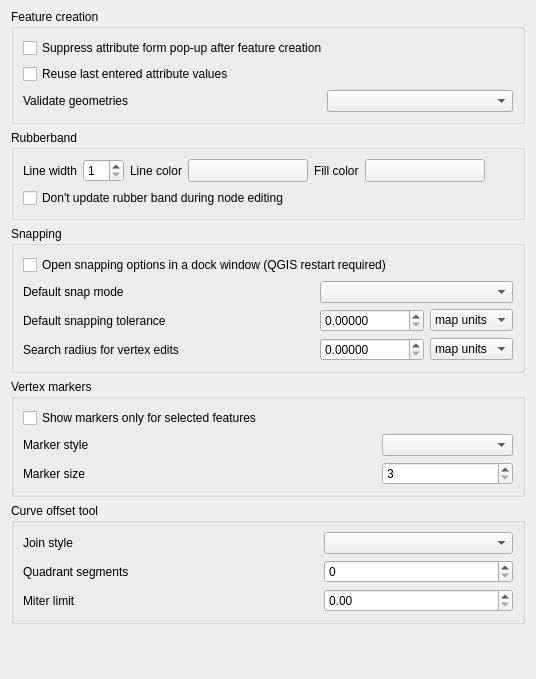
             <widget class="QWidget" name="mOptionsScrollAreaContents_07">
              <property name="geometry">
               <rect>
                <x>0</x>
                <y>0</y>
                <width>536</width>
                <height>679</height>
               </rect>
              </property>
              <layout class="QVBoxLayout" name="verticalLayout_31">
               <property name="topMargin">
                <number>9</number>
               </property>
               <item>
                <widget class="QgsCollapsibleGroupBox" name="mEnterAttributeValuesGroupBox">
                 <property name="title">
                  <string>Feature creation</string>
                 </property>
                 <layout class="QGridLayout" name="gridLayout_28">
                  <item row="2" column="2">
                   <widget class="QComboBox" name="mValidateGeometries">
                    <property name="sizePolicy">
                     <sizepolicy hsizetype="Expanding" vsizetype="Fixed">
                      <horstretch>0</horstretch>
                      <verstretch>0</verstretch>
                     </sizepolicy>
                    </property>
                   </widget>
                  </item>
                  <item row="2" column="0">
                   <widget class="QLabel" name="label_19">
                    <property name="text">
                     <string>Validate geometries</string>
                    </property>
                   </widget>
                  </item>
                  <item row="0" column="0" colspan="3">
                   <widget class="QCheckBox" name="chkDisableAttributeValuesDlg">
                    <property name="text">
                     <string>Suppress attribute form pop-up after feature creation</string>
                    </property>
                    <property name="tristate">
                     <bool>false</bool>
                    </property>
                   </widget>
                  </item>
                  <item row="2" column="1">
                   <spacer name="horizontalSpacer_32">
                    <property name="orientation">
                     <enum>Qt::Horizontal</enum>
                    </property>
                    <property name="sizeHint" stdset="0">
                     <size>
                      <width>40</width>
                      <height>20</height>
                     </size>
                    </property>
                   </spacer>
                  </item>
                  <item row="1" column="0" colspan="3">
                   <widget class="QCheckBox" name="chkReuseLastValues">
                    <property name="text">
                     <string>Reuse last entered attribute values</string>
                    </property>
                    <property name="tristate">
                     <bool>false</bool>
                    </property>
                   </widget>
                  </item>
                 </layout>
                </widget>
               </item>
               <item>
                <widget class="QgsCollapsibleGroupBox" name="mRubberBandGroupBox">
                 <property name="title">
                  <string>Rubberband</string>
                 </property>
                 <layout class="QGridLayout" name="_9">
                  <item row="0" column="9">
                   <spacer name="horizontalSpacer_33">
                    <property name="orientation">
                     <enum>Qt::Horizontal</enum>
                    </property>
                    <property name="sizeHint" stdset="0">
                     <size>
                      <width>40</width>
                      <height>20</height>
                     </size>
                    </property>
                   </spacer>
                  </item>
                  <item row="0" column="0">
                   <widget class="QLabel" name="mLineWidthTextLabel">
                    <property name="sizePolicy">
                     <sizepolicy hsizetype="Maximum" vsizetype="Preferred">
                      <horstretch>0</horstretch>
                      <verstretch>0</verstretch>
                     </sizepolicy>
                    </property>
                    <property name="text">
                     <string>Line width</string>
                    </property>
                   </widget>
                  </item>
                  <item row="0" column="2">
                   <widget class="QLabel" name="mLineColorTextLabel">
                    <property name="sizePolicy">
                     <sizepolicy hsizetype="Maximum" vsizetype="Preferred">
                      <horstretch>0</horstretch>
                      <verstretch>0</verstretch>
                     </sizepolicy>
                    </property>
                    <property name="text">
                     <string>Line color</string>
                    </property>
                   </widget>
                  </item>
                  <item row="0" column="1">
                   <widget class="QSpinBox" name="mLineWidthSpinBox">
                    <property name="toolTip">
                     <string>Line width in pixels</string>
                    </property>
                    <property name="minimum">
                     <number>1</number>
                    </property>
                   </widget>
                  </item>
                  <item row="0" column="5">
                   <widget class="QgsColorButtonV2" name="mFillColorToolButton">
                    <property name="sizePolicy">
                     <sizepolicy hsizetype="Fixed" vsizetype="Fixed">
                      <horstretch>0</horstretch>
                      <verstretch>0</verstretch>
                     </sizepolicy>
                    </property>
                    <property name="minimumSize">
                     <size>
                      <width>120</width>
                      <height>0</height>
                     </size>
                    </property>
                    <property name="maximumSize">
                     <size>
                      <width>120</width>
                      <height>16777215</height>
                     </size>
                    </property>
                    <property name="text">
                     <string/>
                    </property>
                   </widget>
                  </item>
                  <item row="0" column="4">
                   <widget class="QLabel" name="mSelectColorTextLabel">
                    <property name="sizePolicy">
                     <sizepolicy hsizetype="Maximum" vsizetype="Preferred">
                      <horstretch>0</horstretch>
                      <verstretch>0</verstretch>
                     </sizepolicy>
                    </property>
                    <property name="text">
                     <string>Fill color</string>
                    </property>
                   </widget>
                  </item>
                  <item row="0" column="3">
                   <widget class="QgsColorButtonV2" name="mLineColorToolButton">
                    <property name="sizePolicy">
                     <sizepolicy hsizetype="Fixed" vsizetype="Fixed">
                      <horstretch>0</horstretch>
                      <verstretch>0</verstretch>
                     </sizepolicy>
                    </property>
                    <property name="minimumSize">
                     <size>
                      <width>120</width>
                      <height>0</height>
                     </size>
                    </property>
                    <property name="maximumSize">
                     <size>
                      <width>120</width>
                      <height>16777215</height>
                     </size>
                    </property>
                    <property name="text">
                     <string/>
                    </property>
                   </widget>
                  </item>
                  <item row="1" column="0" colspan="7">
                   <widget class="QCheckBox" name="mLineGhostCheckBox">
                    <property name="text">
                     <string>Don't update rubber band during node editing</string>
                    </property>
                   </widget>
                  </item>
                 </layout>
                </widget>
               </item>
               <item>
                <widget class="QgsCollapsibleGroupBox" name="mSnappingGroupBox">
                 <property name="title">
                  <string>Snapping</string>
                 </property>
                 <layout class="QGridLayout" name="_10">
                  <item row="1" column="0">
                   <widget class="QLabel" name="mDefaultSnapModeLabel">
                    <property name="text">
                     <string>Default snap mode</string>
                    </property>
                   </widget>
                  </item>
                  <item row="1" column="4" colspan="2">
                   <widget class="QComboBox" name="mDefaultSnapModeComboBox">
                    <property name="sizePolicy">
                     <sizepolicy hsizetype="Expanding" vsizetype="Fixed">
                      <horstretch>0</horstretch>
                      <verstretch>0</verstretch>
                     </sizepolicy>
                    </property>
                   </widget>
                  </item>
                  <item row="2" column="0" colspan="2">
                   <widget class="QLabel" name="mDefaultSnappingToleranceTextLabel">
                    <property name="text">
                     <string>Default snapping tolerance</string>
                    </property>
                   </widget>
                  </item>
                  <item row="2" column="4">
                   <widget class="QDoubleSpinBox" name="mDefaultSnappingToleranceSpinBox">
                    <property name="decimals">
                     <number>5</number>
                    </property>
                    <property name="maximum">
                     <double>99999999.989999994635582</double>
                    </property>
                   </widget>
                  </item>
                  <item row="3" column="0" colspan="3">
                   <widget class="QLabel" name="mVertexSearchRadiusVertexEditLabel">
                    <property name="text">
                     <string>Search radius for vertex edits</string>
                    </property>
                   </widget>
                  </item>
                  <item row="3" column="4">
                   <widget class="QDoubleSpinBox" name="mSearchRadiusVertexEditSpinBox">
                    <property name="decimals">
                     <number>5</number>
                    </property>
                    <property name="maximum">
                     <double>99999999.989999994635582</double>
                    </property>
                   </widget>
                  </item>
                  <item row="2" column="5">
                   <widget class="QComboBox" name="mDefaultSnappingToleranceComboBox">
                    <property name="sizePolicy">
                     <sizepolicy hsizetype="Expanding" vsizetype="Fixed">
                      <horstretch>0</horstretch>
                      <verstretch>0</verstretch>
                     </sizepolicy>
                    </property>
                    <item>
                     <property name="text">
                      <string>map units</string>
                     </property>
                    </item>
                    <item>
                     <property name="text">
                      <string>pixels</string>
                     </property>
                    </item>
                   </widget>
                  </item>
                  <item row="3" column="5">
                   <widget class="QComboBox" name="mSearchRadiusVertexEditComboBox">
                    <item>
                     <property name="text">
                      <string>map units</string>
                     </property>
                    </item>
                    <item>
                     <property name="text">
                      <string>pixels</string>
                     </property>
                    </item>
                   </widget>
                  </item>
                  <item row="3" column="3">
                   <spacer>
                    <property name="orientation">
                     <enum>Qt::Horizontal</enum>
                    </property>
                    <property name="sizeHint" stdset="0">
                     <size>
                      <width>61</width>
                      <height>20</height>
                     </size>
                    </property>
                   </spacer>
                  </item>
                  <item row="2" column="2" colspan="2">
                   <spacer>
                    <property name="orientation">
                     <enum>Qt::Horizontal</enum>
                    </property>
                    <property name="sizeHint" stdset="0">
                     <size>
                      <width>241</width>
                      <height>20</height>
                     </size>
                    </property>
                   </spacer>
                  </item>
                  <item row="1" column="1" colspan="3">
                   <spacer>
                    <property name="orientation">
                     <enum>Qt::Horizontal</enum>
                    </property>
                    <property name="sizeHint" stdset="0">
                     <size>
                      <width>311</width>
                      <height>20</height>
                     </size>
                    </property>
                   </spacer>
                  </item>
                  <item row="0" column="0" colspan="6">
                   <widget class="QCheckBox" name="cbxSnappingOptionsDocked">
                    <property name="text">
                     <string>Open snapping options in a dock window (QGIS restart required)</string>
                    </property>
                   </widget>
                  </item>
                 </layout>
                </widget>
               </item>
               <item>
                <widget class="QgsCollapsibleGroupBox" name="mVertexMarkerGroupBox">
                 <property name="title">
                  <string>Vertex markers</string>
                 </property>
                 <layout class="QGridLayout" name="_11">
                  <item row="1" column="0">
                   <widget class="QLabel" name="mMarkerStyleLabel">
                    <property name="text">
                     <string>Marker style</string>
                    </property>
                   </widget>
                  </item>
                  <item row="1" column="1">
                   <spacer>
                    <property name="orientation">
                     <enum>Qt::Horizontal</enum>
                    </property>
                    <property name="sizeHint" stdset="0">
                     <size>
                      <width>281</width>
                      <height>20</height>
                     </size>
                    </property>
                   </spacer>
                  </item>
                  <item row="1" column="2">
                   <widget class="QComboBox" name="mMarkerStyleComboBox">
                    <property name="sizePolicy">
                     <sizepolicy hsizetype="Expanding" vsizetype="Fixed">
                      <horstretch>0</horstretch>
                      <verstretch>0</verstretch>
                     </sizepolicy>
                    </property>
                   </widget>
                  </item>
                  <item row="2" column="2">
                   <widget class="QSpinBox" name="mMarkerSizeSpinBox">
                    <property name="layoutDirection">
                     <enum>Qt::LeftToRight</enum>
                    </property>
                    <property name="minimum">
                     <number>3</number>
                    </property>
                    <property name="singleStep">
                     <number>1</number>
                    </property>
                   </widget>
                  </item>
                  <item row="2" column="0">
                   <widget class="QLabel" name="label_6">
                    <property name="text">
                     <string>Marker size</string>
                    </property>
                   </widget>
                  </item>
                  <item row="2" column="1">
                   <spacer>
                    <property name="orientation">
                     <enum>Qt::Horizontal</enum>
                    </property>
                    <property name="sizeHint" stdset="0">
                     <size>
                      <width>40</width>
                      <height>20</height>
                     </size>
                    </property>
                   </spacer>
                  </item>
                  <item row="0" column="0" colspan="3">
                   <widget class="QCheckBox" name="mMarkersOnlyForSelectedCheckBox">
                    <property name="text">
                     <string>Show markers only for selected features</string>
                    </property>
                   </widget>
                  </item>
                 </layout>
                </widget>
               </item>
               <item>
                <widget class="QgsCollapsibleGroupBox" name="groupBox_21">
                 <property name="title">
                  <string>Curve offset tool</string>
                 </property>
                 <layout class="QGridLayout" name="gridLayout">
                  <item row="1" column="2">
                   <widget class="QSpinBox" name="mOffsetQuadSegSpinBox"/>
                  </item>
                  <item row="2" column="0">
                   <widget class="QLabel" name="label_28">
                    <property name="text">
                     <string>Miter limit</string>
                    </property>
                   </widget>
                  </item>
                  <item row="0" column="0">
                   <widget class="QLabel" name="label_26">
                    <property name="text">
                     <string>Join style</string>
                    </property>
                   </widget>
                  </item>
                  <item row="0" column="2">
                   <widget class="QComboBox" name="mOffsetJoinStyleComboBox">
                    <property name="sizePolicy">
                     <sizepolicy hsizetype="Expanding" vsizetype="Fixed">
                      <horstretch>0</horstretch>
                      <verstretch>0</verstretch>
                     </sizepolicy>
                    </property>
                   </widget>
                  </item>
                  <item row="1" column="0">
                   <widget class="QLabel" name="label_27">
                    <property name="text">
                     <string>Quadrant segments</string>
                    </property>
                   </widget>
                  </item>
                  <item row="2" column="2">
                   <widget class="QDoubleSpinBox" name="mCurveOffsetMiterLimitComboBox"/>
                  </item>
                  <item row="0" column="1">
                   <spacer name="horizontalSpacer_29">
                    <property name="orientation">
                     <enum>Qt::Horizontal</enum>
                    </property>
                    <property name="sizeHint" stdset="0">
                     <size>
                      <width>40</width>
                      <height>20</height>
                     </size>
                    </property>
                   </spacer>
                  </item>
                  <item row="1" column="1">
                   <spacer name="horizontalSpacer_30">
                    <property name="orientation">
                     <enum>Qt::Horizontal</enum>
                    </property>
                    <property name="sizeHint" stdset="0">
                     <size>
                      <width>40</width>
                      <height>20</height>
                     </size>
                    </property>
                   </spacer>
                  </item>
                  <item row="2" column="1">
                   <spacer name="horizontalSpacer_31">
                    <property name="orientation">
                     <enum>Qt::Horizontal</enum>
                    </property>
                    <property name="sizeHint" stdset="0">
                     <size>
                      <width>40</width>
                      <height>20</height>
                     </size>
                    </property>
                   </spacer>
                  </item>
                 </layout>
                </widget>
               </item>
               <item>
                <spacer name="verticalSpacer_4">
                 <property name="orientation">
                  <enum>Qt::Vertical</enum>
                 </property>
                 <property name="sizeHint" stdset="0">
                  <size>
                   <width>20</width>
                   <height>40</height>
                  </size>
                 </property>
                </spacer>
               </item>
              </layout>
             </widget>
